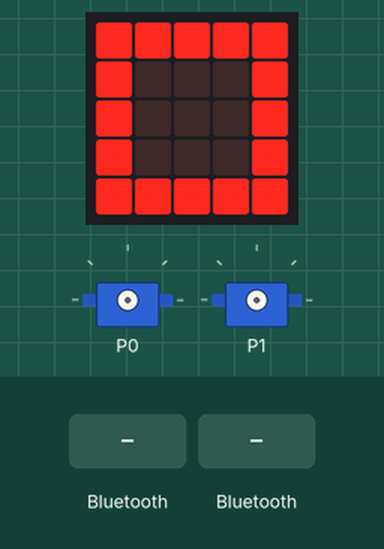
This program was run on a simulated BBC micro:bit (MakeCode). On the bench: the board's 5×5 LED display, 2 × servo. The inputs (shaded band) are chosen by the test bench.

Above: at 1.8 s.
1.9 s: a phone connects over Bluetooth
At 2.6 s:
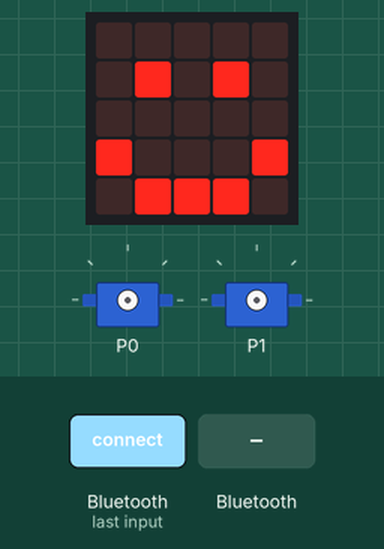
3.4 s: a phone disconnects over Bluetooth
At 3.7 s:
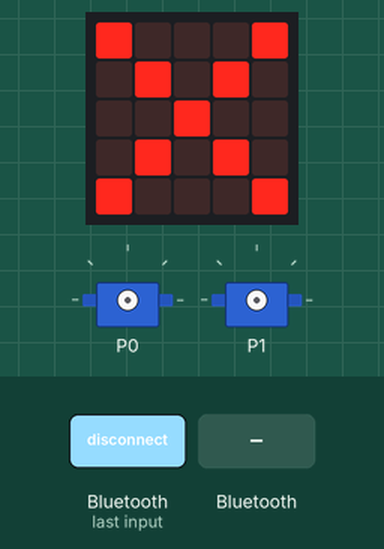
4.9 s: "up" arrives over Bluetooth UART
6.4 s: "down" arrives over Bluetooth UART
At 7.2 s:
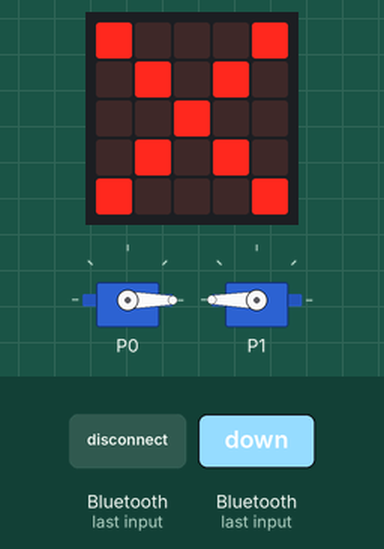
7.9 s: "rigth" arrives over Bluetooth UART
At 8.4 s:
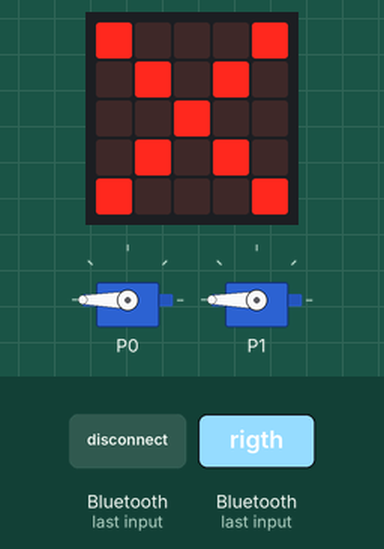
9.4 s: "left" arrives over Bluetooth UART
At 10.7 s:
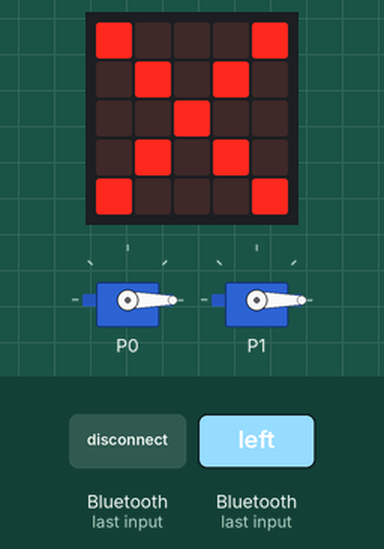
Timing chart, 0 to 11.9 s (numbered marks = the images above; inputs shaded):
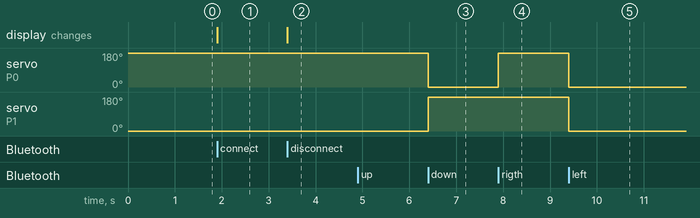

Measured:
- after the input at 1.9 s, the display: changes at once (image 1)
- after the input at 3.4 s, the display: changes at once (image 2)
- after the input at 6.4 s, servo on P0: 180° → 0° at once; servo on P1: 0° → 180° at once
- after the input at 7.9 s, servo on P0: 0° → 180° at once
- after the input at 9.4 s, servo on P0, servo on P1: 180° → 0° at once

The program:

main.ts
```typescript
bluetooth.onBluetoothConnected(function () {
    basic.showIcon(IconNames.Happy)
})
bluetooth.onBluetoothDisconnected(function () {
    basic.showIcon(IconNames.No)
})
bluetooth.onUartDataReceived(serial.delimiters(Delimiters.NewLine), function () {
    receivedString = bluetooth.uartReadUntil(serial.delimiters(Delimiters.NewLine))
    if (receivedString == "up") {
        pins.servoWritePin(AnalogPin.P0, 180)
        pins.servoWritePin(AnalogPin.P1, 0)
    }
    if (receivedString == "down") {
        pins.servoWritePin(AnalogPin.P0, 0)
        pins.servoWritePin(AnalogPin.P1, 180)
    }
    if (receivedString == "rigth") {
        pins.servoWritePin(AnalogPin.P0, 180)
        pins.servoWritePin(AnalogPin.P1, 180)
    }
    if (receivedString == "left") {
        pins.servoWritePin(AnalogPin.P0, 0)
        pins.servoWritePin(AnalogPin.P1, 0)
    }
    if (receivedString == "stop") {
        pins.servoWritePin(AnalogPin.P0, 90)
        pins.servoWritePin(AnalogPin.P1, 90)
    }
    if (receivedString.charAt(0) == "x") {
        pins.servoWritePin(AnalogPin.P2, parseFloat(receivedString.substr(1, 3)))
        if (receivedString.charAt(0) == "c") {
            pins.servoWritePin(AnalogPin.P2, parseFloat(receivedString.substr(1, 3)))
        }
    }
})
let receivedString = ""
bluetooth.startUartService()
basic.showIcon(IconNames.Square)
```

test.ts
```typescript
// testes vão aqui; isto não será compilado quando este pacote for usado como uma extensão.
```
